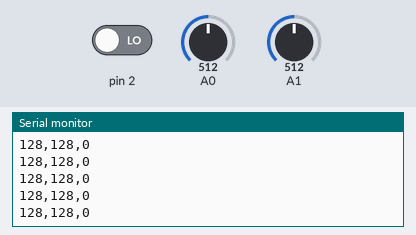
A sketch run on a simulated Arduino Uno, built with avr-gcc and run on an emulated ATmega328P. Shown: the last lines printed to the serial monitor. The inputs (shaded band) are chosen by the test bench; at power-on: A0 = 512, A1 = 512, pin 2 LOW.

Above: at 1.2 s.
1.3 s: A0 set to 716
At 1.31 s:
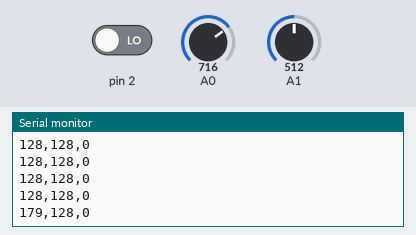
2.8 s: A1 set to 716
At 2.82 s:
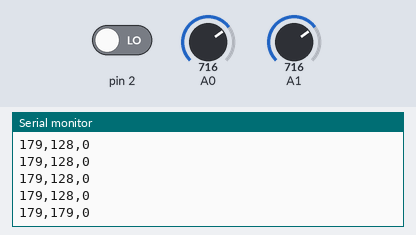
4.3 s: pin 2 driven HIGH
At 4.33 s:
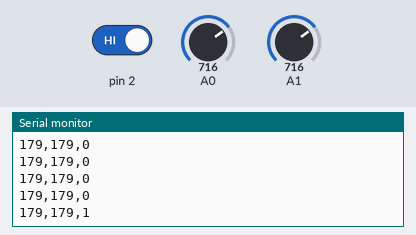
5.8 s: A0 set to 900
At 5.84 s:
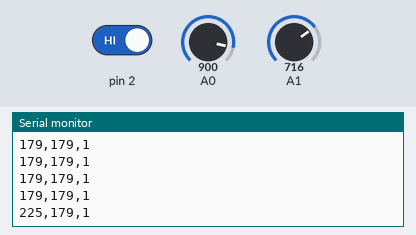
7.3 s: A1 set to 900
At 7.35 s:
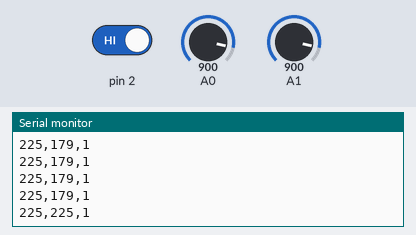
8.8 s: pin 2 driven LOW
At 8.86 s:
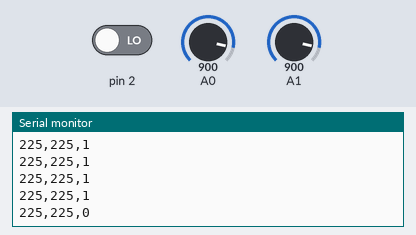
Timing chart, 0 to 11.3 s (numbered marks = the images above; inputs shaded):
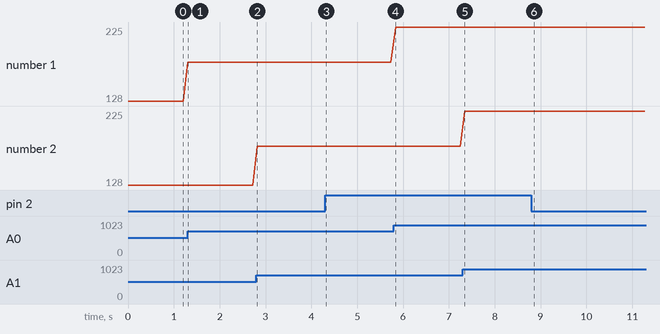

The sketch:

serial_multipleValues_AtoP_Arduino.ino
```cpp
// IMA NYU Shanghai
// Interaction Lab

void setup() {
  Serial.begin(9600);
  pinMode(2, INPUT);
}

void loop() {
  int sensor1 = analogRead(A0)/4;
  int sensor2 = analogRead(A1)/4;
  int button = digitalRead(2);

  Serial.print(sensor1);
  Serial.print(",");  // put comma between sensor values
  Serial.print(sensor2);
  Serial.print(",");
  Serial.print(button);
  Serial.println(); // add linefeed after sending the last sensor value

  // too fast communication might cause some latency in Processing
  // this delay resolves the issue.
  delay(100);
}
```

Measured:
- after the input at 1.3 s, the serial monitor: prints a new line at once (image 1)
- after the input at 2.8 s, the serial monitor: prints a new line at once (image 2)
- after the input at 4.3 s, the serial monitor: prints a new line at once (image 3)
- after the input at 5.8 s, the serial monitor: prints a new line at once (image 4)
- after the input at 7.3 s, the serial monitor: prints a new line after 0.05 s (image 5)
- after the input at 8.8 s, the serial monitor: prints a new line after 0.06 s (image 6)
- plotted number 1: 128 → 179 after the input at 1.3 s, 179 → 225 after the input at 5.8 s
